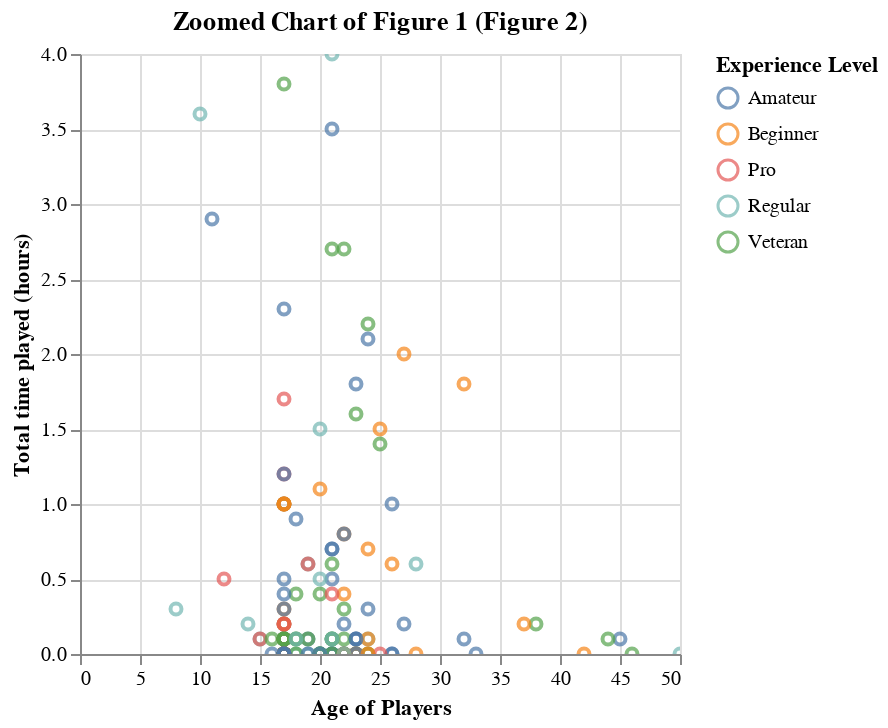

Source (notebook cell):
### Code cell
# Scaled version of data to "zoom in" where the plot values seem to be most prevalent, data may be more relevant here
zoomed_chart = alt.Chart(players, title="Zoomed Chart of Figure 1 (Figure 2)").mark_point(clip=True).encode(
    x = alt.X("age").title("Age of Players").scale(domain=["0", "50"]),
    y=alt.Y('played_hours', title='Total time played (hours)').scale(domain=["0", "4"]),
    color=alt.Color("experience").title("Experience Level"),
)

zoomed_chart

### Figure 1 — Vega specification as saved in the notebook (floating-point values rounded to 4 significant figures; data arrays with more than 128 entries replaced by an {"elided": "..."} marker saying what was removed)
{"$schema": "https://vega.github.io/schema/vega/v5.json", "data": [{"name": "source_0", "values": {"elided": "196 records"}}, {"name": "source_0_color_domain_experience", "values": [{"experience": "Pro"}, {"experience": "Veteran"}, {"experience": "Amateur"}, {"experience": "Regular"}, {"experience": "Beginner"}]}], "marks": [{"type": "symbol", "name": "marks", "from": {"data": "source_0"}, "encode": {"update": {"opacity": {"value": 0.7}, "stroke": {"field": "experience", "scale": "color"}, "fill": {"value": "transparent"}, "x": {"field": "age", "scale": "x"}, "y": {"field": "played_hours", "scale": "y"}}}, "style": ["point"], "clip": true}], "scales": [{"name": "x", "type": "linear", "domain": ["0", "50"], "range": [0, {"signal": "width"}], "zero": false}, {"name": "y", "type": "linear", "domain": ["0", "4"], "range": [{"signal": "height"}, 0], "zero": false}, {"name": "color", "type": "ordinal", "domain": {"data": "source_0_color_domain_experience", "field": "experience", "sort": true}, "range": "category"}], "axes": [{"scale": "x", "aria": false, "gridScale": "y", "grid": true, "maxExtent": 0, "orient": "bottom", "minExtent": 0, "domain": false, "zindex": 0, "ticks": false, "labels": false, "tickCount": {"signal": "ceil(width/40)"}}, {"scale": "y", "zindex": 0, "orient": "left", "domain": false, "minExtent": 0, "grid": true, "tickCount": {"signal": "ceil(height/40)"}, "aria": false, "gridScale": "x", "labels": false, "maxExtent": 0, "ticks": false}, {"scale": "x", "zindex": 0, "orient": "bottom", "grid": false, "title": "Age of Players", "labelFlush": true, "tickCount": {"signal": "ceil(width/40)"}, "labelOverlap": true}, {"scale": "y", "orient": "left", "tickCount": {"signal": "ceil(height/40)"}, "title": "Total time played (hours)", "labelOverlap": true, "zindex": 0, "grid": false}], "title": {"text": "Zoomed Chart of Figure 1 (Figure 2)", "frame": "group"}, "padding": 5, "background": "white", "style": "cell", "height": 300, "legends": [{"title": "Experience Level", "stroke": "color", "symbolType": "circle", "encode": {"symbols": {"update": {"fill": {"value": "transparent"}, "opacity": {"value": 0.7}}}}}], "width": 300}
